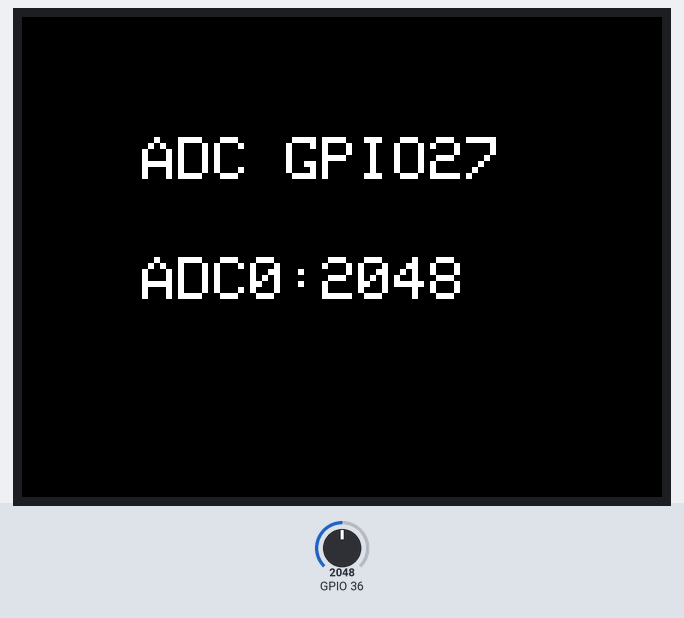
Recording of a sketch running on a simulated ESP32. On the bench: 320×240 colour display. The test bench sets the inputs (shaded band); at power-on: GPIO 36 = 2048.

Above: at 1.4 s.
1.5 s: GPIO 36 set to 2866
At 2.7 s:
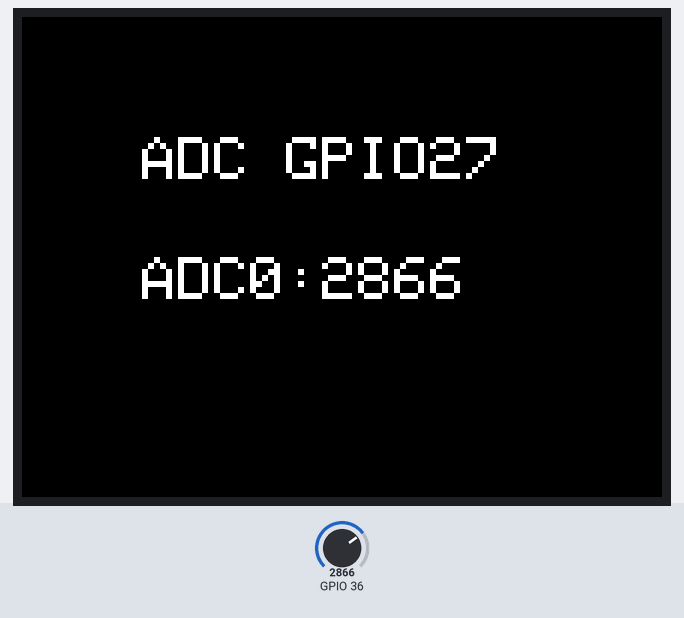
3.0 s: GPIO 36 set to 3603
At 3.9 s:
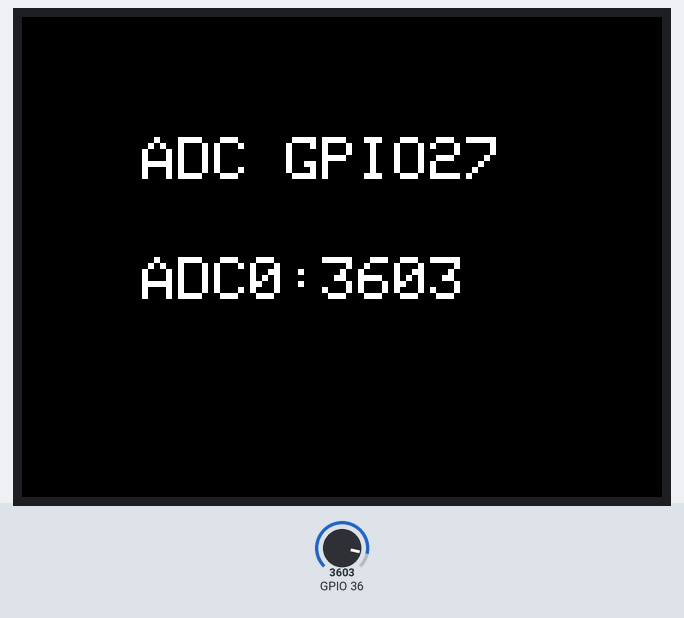
4.5 s: GPIO 36 set to 4095
At 4.9 s:
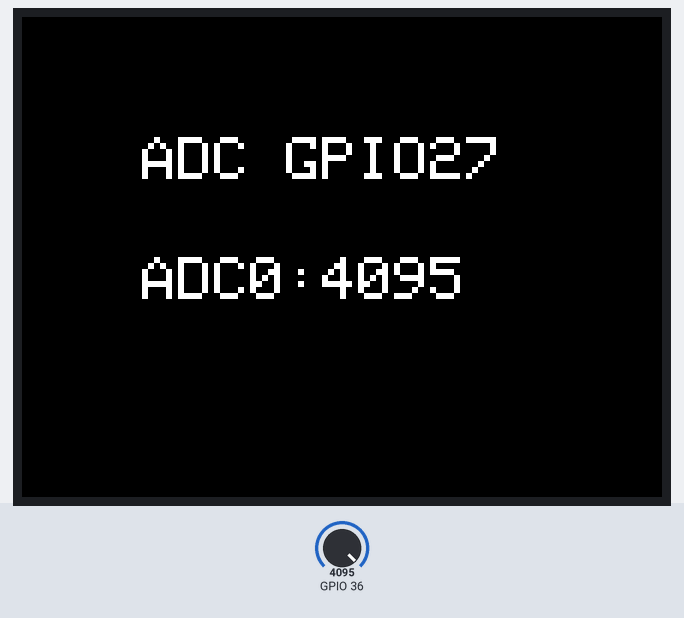
Timing chart, 0 to 7.5 s (numbered marks = the images above; inputs shaded):
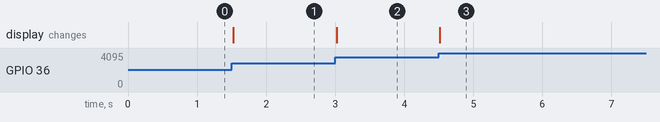

Measured:
- after the input at 1.5 s, the display: changes at once (image 1)
- after the input at 3.0 s, the display: changes at once (image 2)
- after the input at 4.5 s, the display: changes at once (image 3)

The sketch:

analog.ino
```cpp
#include <TFT_eSPI.h>
TFT_eSPI tft;

void setup() {
  pinMode(A0,INPUT);
  tft.begin();
  tft.setRotation(3);
  tft.setTextSize(3);
  tft.fillScreen(TFT_BLACK);
  tft.setTextColor(TFT_WHITE,TFT_BLACK);
  tft.drawString("ADC GPIO27",60,60);
}

void loop() {
  int adc = analogRead(A0);
  tft.drawString("ADC0:"+String(adc)+String(" "),60,120);
  delay(100);

}
```
